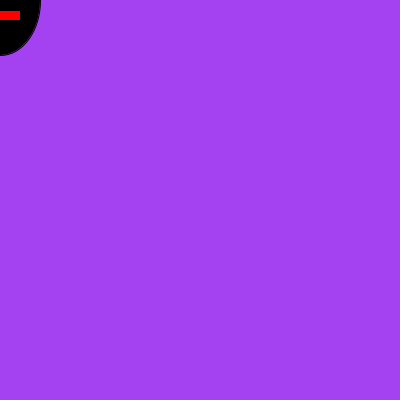
Frame 1 (no input)
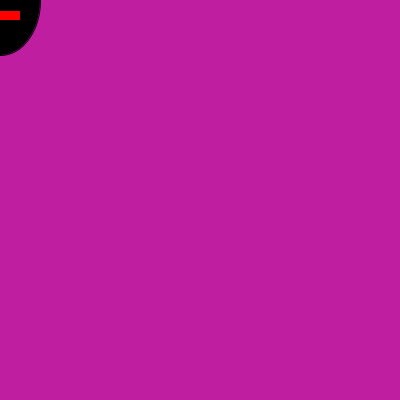
Frame 60 (the mouse pressed at the canvas centre just before this capture)
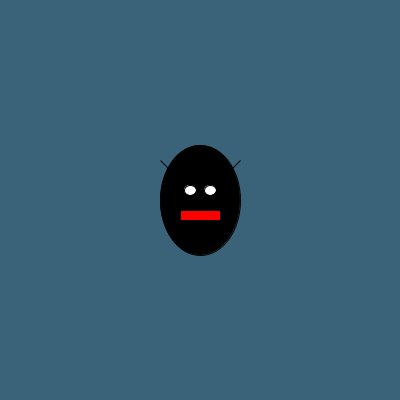
Frame 120 (the mouse held since frame 60 and released just before this capture)

The Processing sketch that drew these frames (run headless with seeded random() and noise(); from frame 60 on, the mouse is pressed at the canvas centre):

// Processing sketch: processing_162424
// ── processing_162424.pde


void setup() {
  size(400, 400);
}

void draw() {
  float a=random(255);
  float b=random(255);
  float c=random(255);
  background(a,b,c,a);
  drawmonster(mouseX, mouseY);
}

void drawmonster (int x, int y) {
  fill(0);
  triangle(x+10,y-10,x+20,y-20,x+40,y-40);
  triangle(x-10,y-10,x-20,y-20,x-40,y-40);
  ellipse(x, y, 80, 110);
  fill(255);
  ellipse(x-10, y-10, 12, 10);
  ellipse(x+10, y-10, 12, 10);
  fill(255, 0, 0);
  rectMode(CENTER);
  rect(x, y+15, 40, 10);
  
}
